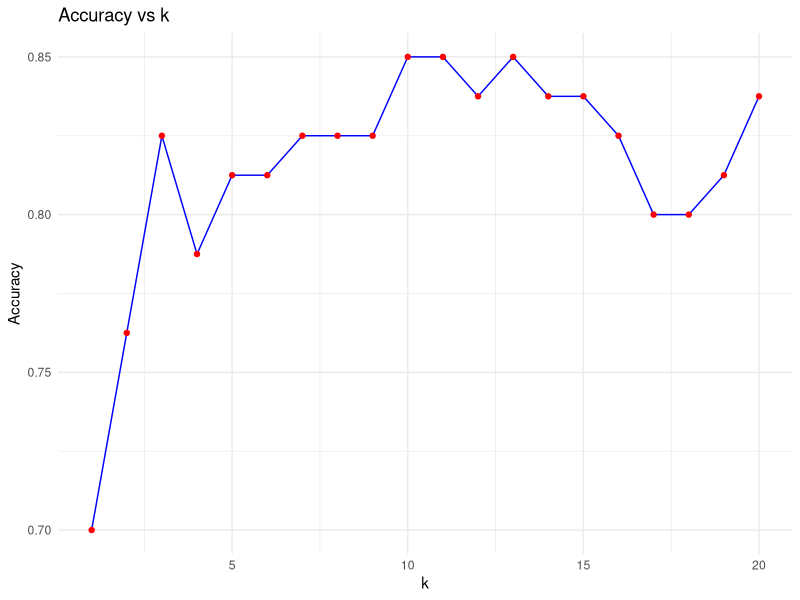
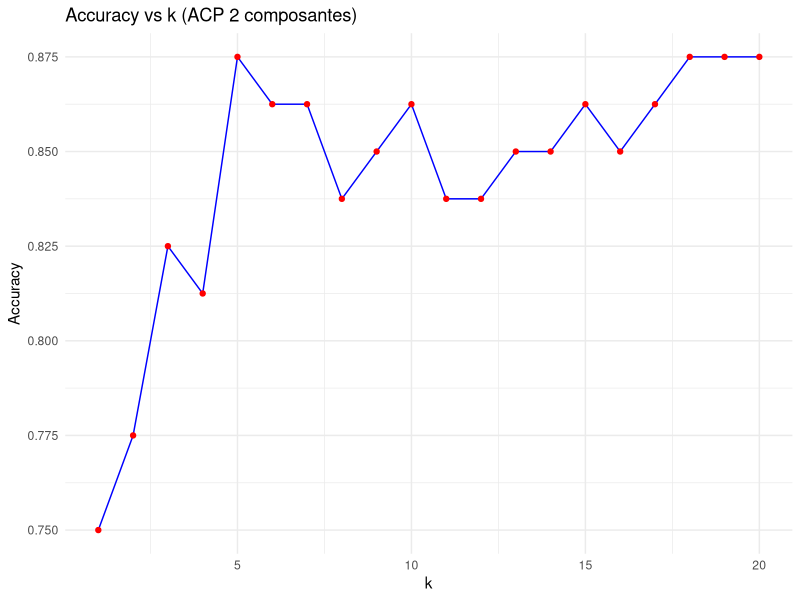

These charts were generated, in order, by the following R code:
## ---- chunk 1
library(readr)
library(dplyr)
library(ggplot2)
library(class)
library(caret)



## ---- chunk 2

apprentissage <- read_csv("farms_train.csv")
head(apprentissage)

y <- apprentissage$DIFF

# Sélection seulement des features pertinentes

X <- apprentissage %>% select(R2, R7, R8, R17, R22, R32)  # !!!!!!!!!!!!! a voir 


## ---- chunk 3



set.seed(42)
train <- createDataPartition(y, p = 0.8, list = FALSE) # poiur faire le partitionnement des données en apprentisage et validation 

X_train <- X[train, ]
y_train <- y[train]

X_val <- X[-train, ]
y_val <- y[-train]



## ---- chunk 4

preProcValues <- preProcess(X_train, method = c("center", "scale"))
X_train_scaled <- predict(preProcValues, X_train)
X_val_scaled   <- predict(preProcValues, X_val)
## ---- chunk 5

k <- 15
knn_pred <- knn(
  train = X_train_scaled,  # toutes les lignes du jeu d'apprentissage
  test  = X_val_scaled,    # chaque individu du jeu de validation
  cl    = y_train,         # classes correspondantes des individus d'apprentissage
  k     = k
)
## ---- chunk 6
confusionMatrix(knn_pred, as.factor(y_val))

## ---- chunk 7


# Tester plusieurs k
k_values <- 1:20
results <- data.frame(k = integer(), Accuracy = numeric())

for(k in k_values){
  knn_pred <- knn(train = X_train_scaled,
                  test  = X_val_scaled,
                  cl    = y_train,
                  k     = k)
  
  acc <- sum(knn_pred == y_val) / length(y_val)
  results <- rbind(results, data.frame(k = k, Accuracy = acc))
}

## ---- chunk 8

ggplot(results, aes(x = k, y = Accuracy)) +
  geom_line(color = "blue") +
  geom_point(color = "red") +
  labs(title = "Accuracy vs k", x = "k", y = "Accuracy") +
  theme_minimal()

# Choisir le meilleur k
best_k <- results$k[which.max(results$Accuracy)]
cat("Le meilleur k est :", best_k, "avec une accuracy de :", max(results$Accuracy), "\n")

# Appliquer KNN final avec le meilleur k
knn_pred_final <- knn(train = X_train_scaled,
                      test  = X_val_scaled,
                      cl    = y_train,
                      k     = best_k)


## ---- chunk 9
test <- read_csv("farms_test.csv")
head(test)

X_test <- test %>% select(R2, R7, R8, R17, R22, R32)

X_test_scaled <- predict(preProcValues, X_test)
knn_test_pred <- knn(
  train = X_train_scaled,
  test  = X_test_scaled,
  cl    = y_train,
  k     = best_k
)

submission <- data.frame(
  ID = 1:nrow(test),
  DIFF = knn_test_pred
)

# Vérifier le résultat
head(submission)

write_csv(submission, "soumission_knn.csv")

## ---- chunk 10
# Sélection des features
X_numeric <- apprentissage %>% select(R2, R7, R8, R17, R22, R32)

# Normalisation
X_scaled <- scale(X_numeric)

# Variable cible
y <- apprentissage$DIFF

pca_result <- prcomp(X_scaled, center = TRUE, scale. = TRUE)

# Extraire les 2 premières composantes
X_pca <- data.frame(pca_result$x[, 1:2])


library(caret)

set.seed(42)
train_index <- createDataPartition(y, p = 0.8, list = FALSE)

X_train_pca <- X_pca[train_index, ]
y_train <- y[train_index]

X_val_pca <- X_pca[-train_index, ]
y_val <- y[-train_index]


k_values <- 1:20
results <- data.frame(k = integer(), Accuracy = numeric())

for(k in k_values){
  knn_pred <- knn(train = X_train_pca,
                  test  = X_val_pca,
                  cl    = y_train,
                  k     = k)
  
  acc <- sum(knn_pred == y_val) / length(y_val)
  results <- rbind(results, data.frame(k = k, Accuracy = acc))
}

# Visualiser
ggplot(results, aes(x = k, y = Accuracy)) +
  geom_line(color = "blue") +
  geom_point(color = "red") +
  labs(title = "Accuracy vs k (ACP 2 composantes)", x = "k", y = "Accuracy") +
  theme_minimal()

# Choisir le meill


